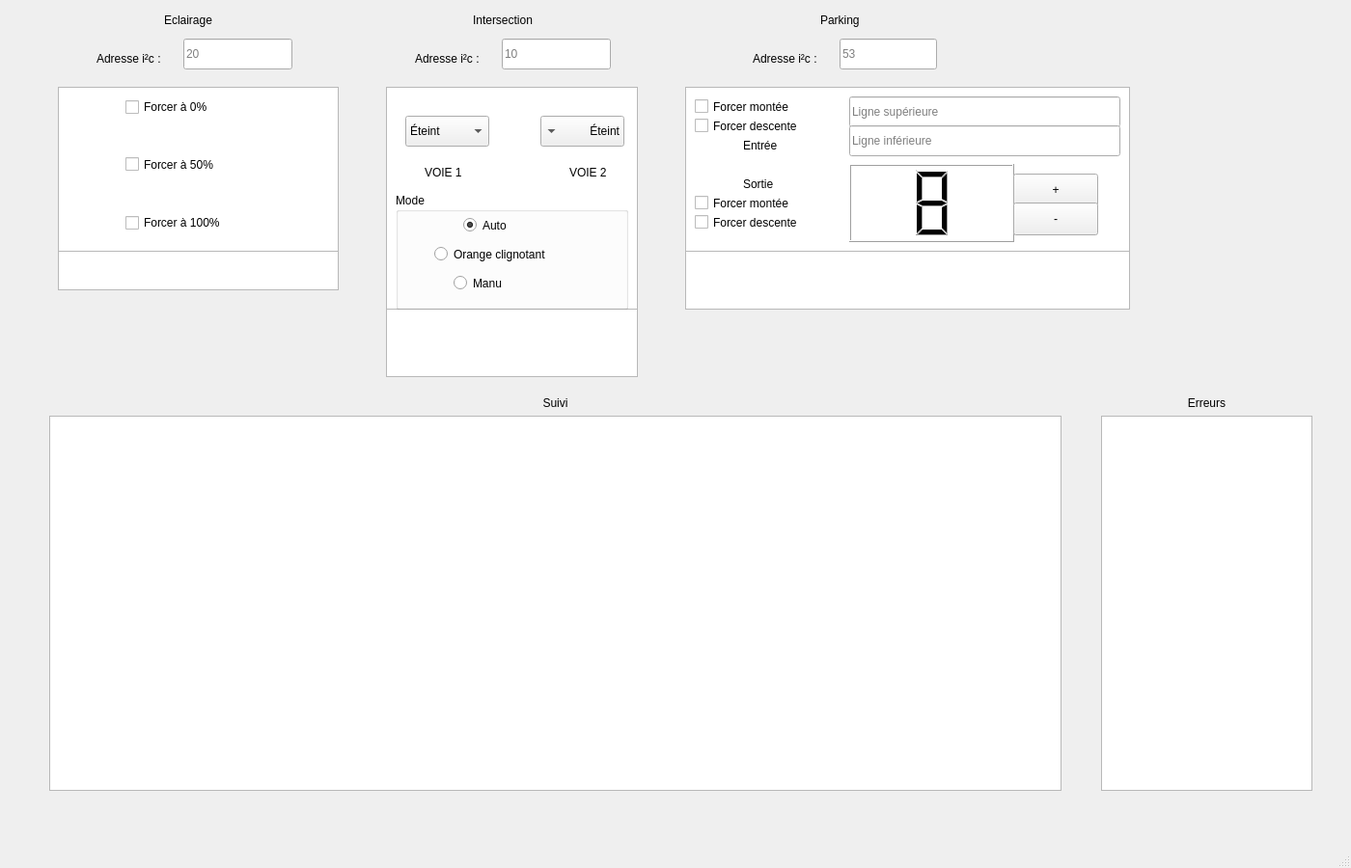
<?xml version="1.0" encoding="UTF-8"?>
<ui version="4.0">
 <class>CIhm</class>
 <widget class="QMainWindow" name="CIhm">
  <property name="windowModality">
   <enum>Qt::NonModal</enum>
  </property>
  <property name="geometry">
   <rect>
    <x>0</x>
    <y>0</y>
    <width>1400</width>
    <height>900</height>
   </rect>
  </property>
  <property name="minimumSize">
   <size>
    <width>1400</width>
    <height>900</height>
   </size>
  </property>
  <property name="windowTitle">
   <string>IHM SmartCity2022 v2.1</string>
  </property>
  <property name="windowIcon">
   <iconset>
    <normaloff>../Logo.png</normaloff>../Logo.png</iconset>
  </property>
  <widget class="QWidget" name="centralWidget">
   <widget class="QLabel" name="label">
    <property name="geometry">
     <rect>
      <x>170</x>
      <y>10</y>
      <width>71</width>
      <height>21</height>
     </rect>
    </property>
    <property name="text">
     <string>Eclairage</string>
    </property>
   </widget>
   <widget class="QLabel" name="label_2">
    <property name="geometry">
     <rect>
      <x>490</x>
      <y>10</y>
      <width>91</width>
      <height>21</height>
     </rect>
    </property>
    <property name="text">
     <string>Intersection</string>
    </property>
   </widget>
   <widget class="QLineEdit" name="leAddrEclair">
    <property name="geometry">
     <rect>
      <x>190</x>
      <y>40</y>
      <width>113</width>
      <height>32</height>
     </rect>
    </property>
    <property name="inputMask">
     <string/>
    </property>
    <property name="text">
     <string/>
    </property>
    <property name="maxLength">
     <number>2</number>
    </property>
    <property name="placeholderText">
     <string>20</string>
    </property>
   </widget>
   <widget class="QLabel" name="label_3">
    <property name="geometry">
     <rect>
      <x>100</x>
      <y>50</y>
      <width>91</width>
      <height>21</height>
     </rect>
    </property>
    <property name="text">
     <string>Adresse i²c :</string>
    </property>
   </widget>
   <widget class="QLabel" name="label_4">
    <property name="geometry">
     <rect>
      <x>430</x>
      <y>50</y>
      <width>91</width>
      <height>21</height>
     </rect>
    </property>
    <property name="text">
     <string>Adresse i²c :</string>
    </property>
   </widget>
   <widget class="QLineEdit" name="leAddrInter">
    <property name="geometry">
     <rect>
      <x>520</x>
      <y>40</y>
      <width>113</width>
      <height>32</height>
     </rect>
    </property>
    <property name="maxLength">
     <number>2</number>
    </property>
    <property name="placeholderText">
     <string>10</string>
    </property>
   </widget>
   <widget class="QLineEdit" name="leAddrPark">
    <property name="geometry">
     <rect>
      <x>870</x>
      <y>40</y>
      <width>101</width>
      <height>32</height>
     </rect>
    </property>
    <property name="maxLength">
     <number>2</number>
    </property>
    <property name="placeholderText">
     <string>53</string>
    </property>
    <property name="clearButtonEnabled">
     <bool>false</bool>
    </property>
   </widget>
   <widget class="QLabel" name="label_5">
    <property name="geometry">
     <rect>
      <x>780</x>
      <y>50</y>
      <width>91</width>
      <height>21</height>
     </rect>
    </property>
    <property name="text">
     <string>Adresse i²c :</string>
    </property>
   </widget>
   <widget class="QLabel" name="label_6">
    <property name="geometry">
     <rect>
      <x>850</x>
      <y>10</y>
      <width>61</width>
      <height>21</height>
     </rect>
    </property>
    <property name="text">
     <string>Parking</string>
    </property>
   </widget>
   <widget class="QTreeView" name="tvEclair">
    <property name="geometry">
     <rect>
      <x>60</x>
      <y>90</y>
      <width>291</width>
      <height>171</height>
     </rect>
    </property>
   </widget>
   <widget class="QCheckBox" name="cb_0">
    <property name="geometry">
     <rect>
      <x>130</x>
      <y>100</y>
      <width>121</width>
      <height>22</height>
     </rect>
    </property>
    <property name="text">
     <string>Forcer à 0%</string>
    </property>
   </widget>
   <widget class="QCheckBox" name="cb_100">
    <property name="geometry">
     <rect>
      <x>130</x>
      <y>220</y>
      <width>131</width>
      <height>22</height>
     </rect>
    </property>
    <property name="text">
     <string>Forcer à 100%</string>
    </property>
   </widget>
   <widget class="QCheckBox" name="cb_50">
    <property name="geometry">
     <rect>
      <x>130</x>
      <y>160</y>
      <width>121</width>
      <height>21</height>
     </rect>
    </property>
    <property name="text">
     <string>Forcer à 50%</string>
    </property>
   </widget>
   <widget class="QTextEdit" name="teEclair">
    <property name="geometry">
     <rect>
      <x>60</x>
      <y>260</y>
      <width>291</width>
      <height>41</height>
     </rect>
    </property>
    <property name="readOnly">
     <bool>true</bool>
    </property>
   </widget>
   <widget class="QTreeView" name="tvInter">
    <property name="geometry">
     <rect>
      <x>400</x>
      <y>90</y>
      <width>261</width>
      <height>231</height>
     </rect>
    </property>
   </widget>
   <widget class="QLabel" name="label_7">
    <property name="geometry">
     <rect>
      <x>440</x>
      <y>170</y>
      <width>61</width>
      <height>18</height>
     </rect>
    </property>
    <property name="text">
     <string>VOIE 1</string>
    </property>
   </widget>
   <widget class="QLabel" name="label_8">
    <property name="geometry">
     <rect>
      <x>590</x>
      <y>170</y>
      <width>61</width>
      <height>18</height>
     </rect>
    </property>
    <property name="text">
     <string>VOIE 2</string>
    </property>
   </widget>
   <widget class="QTextEdit" name="teInter">
    <property name="geometry">
     <rect>
      <x>400</x>
      <y>320</y>
      <width>261</width>
      <height>71</height>
     </rect>
    </property>
   </widget>
   <widget class="QTreeView" name="tvPark">
    <property name="geometry">
     <rect>
      <x>710</x>
      <y>90</y>
      <width>461</width>
      <height>171</height>
     </rect>
    </property>
   </widget>
   <widget class="QTextEdit" name="tePark">
    <property name="geometry">
     <rect>
      <x>710</x>
      <y>260</y>
      <width>461</width>
      <height>61</height>
     </rect>
    </property>
   </widget>
   <widget class="QWidget" name="verticalLayoutWidget">
    <property name="geometry">
     <rect>
      <x>40</x>
      <y>400</y>
      <width>1071</width>
      <height>431</height>
     </rect>
    </property>
    <layout class="QVBoxLayout" name="verticalLayout">
     <item>
      <widget class="QLabel" name="label_13">
       <property name="text">
        <string>Suivi</string>
       </property>
       <property name="alignment">
        <set>Qt::AlignCenter</set>
       </property>
      </widget>
     </item>
     <item>
      <widget class="QTextEdit" name="teSuivi">
       <property name="readOnly">
        <bool>true</bool>
       </property>
      </widget>
     </item>
    </layout>
   </widget>
   <widget class="QWidget" name="verticalLayoutWidget_2">
    <property name="geometry">
     <rect>
      <x>1130</x>
      <y>400</y>
      <width>241</width>
      <height>431</height>
     </rect>
    </property>
    <layout class="QVBoxLayout" name="verticalLayout_2">
     <item>
      <widget class="QLabel" name="label_12">
       <property name="text">
        <string>Erreurs</string>
       </property>
       <property name="alignment">
        <set>Qt::AlignCenter</set>
       </property>
      </widget>
     </item>
     <item>
      <widget class="QTextEdit" name="teErreurs">
       <property name="readOnly">
        <bool>true</bool>
       </property>
      </widget>
     </item>
    </layout>
   </widget>
   <widget class="QCheckBox" name="cbMontEnt">
    <property name="geometry">
     <rect>
      <x>720</x>
      <y>100</y>
      <width>131</width>
      <height>21</height>
     </rect>
    </property>
    <property name="text">
     <string>Forcer montée</string>
    </property>
   </widget>
   <widget class="QCheckBox" name="cbDescEnt">
    <property name="geometry">
     <rect>
      <x>720</x>
      <y>120</y>
      <width>141</width>
      <height>21</height>
     </rect>
    </property>
    <property name="text">
     <string>Forcer descente</string>
    </property>
   </widget>
   <widget class="QLabel" name="label_14">
    <property name="geometry">
     <rect>
      <x>770</x>
      <y>140</y>
      <width>51</width>
      <height>22</height>
     </rect>
    </property>
    <property name="text">
     <string>Entrée</string>
    </property>
   </widget>
   <widget class="QLabel" name="label_15">
    <property name="geometry">
     <rect>
      <x>770</x>
      <y>180</y>
      <width>41</width>
      <height>22</height>
     </rect>
    </property>
    <property name="text">
     <string>Sortie</string>
    </property>
   </widget>
   <widget class="QCheckBox" name="cbMontSor">
    <property name="geometry">
     <rect>
      <x>720</x>
      <y>200</y>
      <width>131</width>
      <height>21</height>
     </rect>
    </property>
    <property name="layoutDirection">
     <enum>Qt::LeftToRight</enum>
    </property>
    <property name="text">
     <string>Forcer montée</string>
    </property>
   </widget>
   <widget class="QCheckBox" name="cbDescSor">
    <property name="geometry">
     <rect>
      <x>720</x>
      <y>220</y>
      <width>141</width>
      <height>21</height>
     </rect>
    </property>
    <property name="layoutDirection">
     <enum>Qt::LeftToRight</enum>
    </property>
    <property name="text">
     <string>Forcer descente</string>
    </property>
   </widget>
   <widget class="QLineEdit" name="leSup">
    <property name="geometry">
     <rect>
      <x>880</x>
      <y>100</y>
      <width>281</width>
      <height>32</height>
     </rect>
    </property>
    <property name="text">
     <string/>
    </property>
    <property name="maxLength">
     <number>16</number>
    </property>
    <property name="placeholderText">
     <string>Ligne supérieure</string>
    </property>
   </widget>
   <widget class="QLineEdit" name="leInf">
    <property name="geometry">
     <rect>
      <x>880</x>
      <y>130</y>
      <width>281</width>
      <height>32</height>
     </rect>
    </property>
    <property name="text">
     <string/>
    </property>
    <property name="maxLength">
     <number>16</number>
    </property>
    <property name="placeholderText">
     <string>Ligne inférieure</string>
    </property>
   </widget>
   <widget class="QLCDNumber" name="lcdNumber">
    <property name="geometry">
     <rect>
      <x>880</x>
      <y>170</y>
      <width>171</width>
      <height>81</height>
     </rect>
    </property>
    <property name="autoFillBackground">
     <bool>false</bool>
    </property>
    <property name="digitCount">
     <number>1</number>
    </property>
    <property name="value" stdset="0">
     <double>8.000000000000000</double>
    </property>
   </widget>
   <widget class="QPushButton" name="pbPlus">
    <property name="geometry">
     <rect>
      <x>1050</x>
      <y>180</y>
      <width>88</width>
      <height>34</height>
     </rect>
    </property>
    <property name="text">
     <string>+</string>
    </property>
   </widget>
   <widget class="QPushButton" name="pbMoins">
    <property name="geometry">
     <rect>
      <x>1050</x>
      <y>210</y>
      <width>88</width>
      <height>34</height>
     </rect>
    </property>
    <property name="text">
     <string>-</string>
    </property>
   </widget>
   <widget class="QComboBox" name="comboBoxVoie1">
    <property name="geometry">
     <rect>
      <x>420</x>
      <y>120</y>
      <width>87</width>
      <height>32</height>
     </rect>
    </property>
    <property name="layoutDirection">
     <enum>Qt::LeftToRight</enum>
    </property>
    <property name="currentText">
     <string>Éteint</string>
    </property>
    <item>
     <property name="text">
      <string>Éteint</string>
     </property>
    </item>
    <item>
     <property name="text">
      <string>Vert</string>
     </property>
    </item>
    <item>
     <property name="text">
      <string>Orange</string>
     </property>
    </item>
    <item>
     <property name="text">
      <string>Rouge</string>
     </property>
    </item>
   </widget>
   <widget class="QComboBox" name="comboBoxVoie2">
    <property name="geometry">
     <rect>
      <x>560</x>
      <y>120</y>
      <width>87</width>
      <height>32</height>
     </rect>
    </property>
    <property name="layoutDirection">
     <enum>Qt::RightToLeft</enum>
    </property>
    <property name="currentText">
     <string>Éteint</string>
    </property>
    <item>
     <property name="text">
      <string>Éteint</string>
     </property>
    </item>
    <item>
     <property name="text">
      <string>Vert</string>
     </property>
    </item>
    <item>
     <property name="text">
      <string>Orange</string>
     </property>
    </item>
    <item>
     <property name="text">
      <string>Rouge</string>
     </property>
    </item>
   </widget>
   <widget class="QGroupBox" name="gbMode">
    <property name="geometry">
     <rect>
      <x>410</x>
      <y>200</y>
      <width>241</width>
      <height>121</height>
     </rect>
    </property>
    <property name="title">
     <string>Mode</string>
    </property>
    <widget class="QRadioButton" name="rbAuto">
     <property name="geometry">
      <rect>
       <x>70</x>
       <y>20</y>
       <width>119</width>
       <height>27</height>
      </rect>
     </property>
     <property name="text">
      <string>Auto</string>
     </property>
     <property name="checked">
      <bool>true</bool>
     </property>
    </widget>
    <widget class="QRadioButton" name="rbCligno">
     <property name="geometry">
      <rect>
       <x>40</x>
       <y>50</y>
       <width>151</width>
       <height>27</height>
      </rect>
     </property>
     <property name="text">
      <string>Orange clignotant</string>
     </property>
    </widget>
    <widget class="QRadioButton" name="rbManu">
     <property name="geometry">
      <rect>
       <x>60</x>
       <y>80</y>
       <width>119</width>
       <height>27</height>
      </rect>
     </property>
     <property name="text">
      <string>Manu</string>
     </property>
    </widget>
   </widget>
  </widget>
  <widget class="QStatusBar" name="statusBar"/>
 </widget>
 <layoutdefault spacing="6" margin="11"/>
 <resources/>
 <connections/>
</ui>
